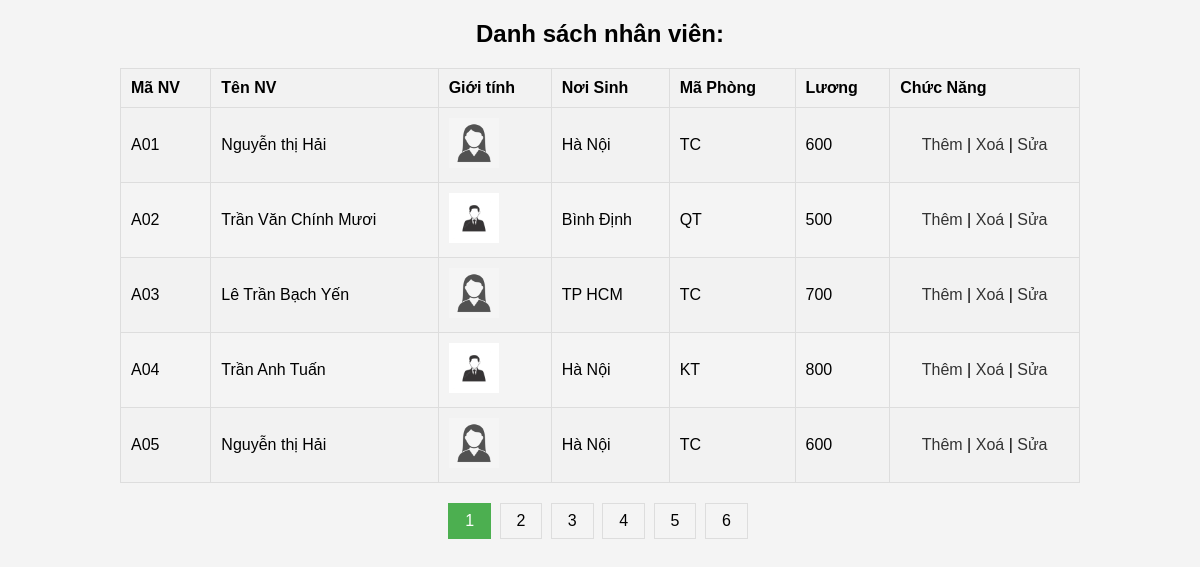
Page /admin_panel.php on the committed database.
### tables this page shows
CREATE TABLE `nhanvien` (
  `Ma_NV` varchar(3) NOT NULL,
  `Ten_NV` varchar(100) NOT NULL,
  `Phai` varchar(3) DEFAULT NULL,
  `Noi_Sinh` varchar(200) DEFAULT NULL,
  `Ma_Phong` varchar(2) DEFAULT NULL,
  `Luong` int DEFAULT NULL
);

### admin_panel.php (the view, shortened to what this page needs)
<!DOCTYPE html>
<html lang="en">
<head>
    <link rel="stylesheet" href="styles.css">
</head>
<body>
    <div class="container">
        <?php
        require_once "connect.php";
        $soNhanVienTrenTrang = 5;
        if (isset ($_GET['trang']) && is_numeric($_GET['trang'])) {
            $trangHienTai = intval($_GET['trang']);
        } else {
            $trangHienTai = 1;
        }
        $viTriBatDau = ($trangHienTai - 1) * $soNhanVienTrenTrang;
        $sql = "SELECT * FROM nhanvien LIMIT $viTriBatDau, $soNhanVienTrenTrang";
        $result = $conn->query($sql);
        if ($result->num_rows > 0) {
            echo "<h2>Danh sách nhân viên:</h2>";
            echo "<table border='1'>";
            echo "<tr><th>Mã NV</th><th>Tên NV</th><th>Giới tính</th><th>Nơi Sinh</th><th>Mã Phòng</th><th>Lương</th><th>Chức Năng</th></tr>";
            while ($row = $result->fetch_assoc()) {
                echo "<tr>";
                echo "<td>" . $row["Ma_NV"] . "</td>";
                echo "<td>" . $row["Ten_NV"] . "</td>";
                echo "<td>";
                if ($row["Phai"] == "NU") {
                    echo "<img src='img/nu.jpg' alt='Woman' width='50' height='50'>";
                } else {
                    echo "<img src='img/nam.jpg' alt='Man' width='50' height='50'>";
                }
                echo "</td>";
                echo "<td>" . $row["Noi_Sinh"] . "</td>";
                echo "<td>" . $row["Ma_Phong"] . "</td>";
                echo "<td>" . $row["Luong"] . "</td>";
                echo "<td class='functions'>";
                echo "<a href='add_employee.php'>Thêm</a> | ";
                echo "<a href='delete_employee.php?id=" . $row["Ma_NV"] . "'>Xoá</a> | ";
                echo "<a href='edit_employee.php?id=" . $row["Ma_NV"] . "'>Sửa</a>";
                echo "</td>";
                echo "</tr>";
            }
            echo "</table>";
        } else {
            echo "Không có dữ liệu.";
        }
        $sql = "SELECT COUNT(*) AS total FROM nhanvien";
        $result = $conn->query($sql);
        $row = $result->fetch_assoc();
        $soLuongNhanVien = $row['total'];
        $soTrang = ceil($soLuongNhanVien / $soNhanVienTrenTrang);
        echo "<div class='pagination'>";
        for ($trang = 1; $trang <= $soTrang; $trang++) {
            $active_class = ($trang == $trangHienTai) ? 'active' : '';
            echo "<a href='index.php?trang=$trang' class='$active_class'>$trang</a> ";
        }
        echo "</div>";
        ?>
    </div>
</body>
</html>

### styles.css (style rules this page uses)
body { font-family: Arial, sans-serif; background-color: #f4f4f4; margin: 0; padding: 0; }
.container { width: 80%; margin: 20px auto; }
h2 { text-align: center; margin-bottom: 20px; }
table { width: 100%; border-collapse: collapse; margin-bottom: 20px; }
th, td { border: 1px solid #ddd; padding: 10px; text-align: left; }
th { background-color: #f2f2f2; }
tr:nth-child(even) { background-color: #f2f2f2; }
.pagination { text-align: center; }
.pagination { margin-top: 20px; }
.pagination a { display: inline-block; padding: 8px 16px; text-decoration: none; color: black; border: 1px solid #ddd; margin-right: 4px; }
.pagination a.active { background-color: #4CAF50; color: white; border: 1px solid #4CAF50; }
.functions { text-align: center; }
.functions a { color: #333; text-decoration: none; }

### rows in the picture
nhanvien: Ma_NV "A01", Ten_NV "Nguyễn thị Hải", Noi_Sinh "Hà Nội", Ma_Phong "TC", Luong "600"
nhanvien: Ma_NV "A02", Ten_NV "Trần Văn Chính Mươi", Noi_Sinh "Bình Định", Ma_Phong "QT", Luong "500"
nhanvien: Ma_NV "A03", Ten_NV "Lê Trần Bạch Yến", Noi_Sinh "TP HCM", Ma_Phong "TC", Luong "700"
nhanvien: Ma_NV "A04", Ten_NV "Trần Anh Tuấn", Noi_Sinh "Hà Nội", Ma_Phong "KT", Luong "800"
nhanvien: Ma_NV "A05", Ten_NV "Nguyễn thị Hải", Noi_Sinh "Hà Nội", Ma_Phong "TC", Luong "600"
